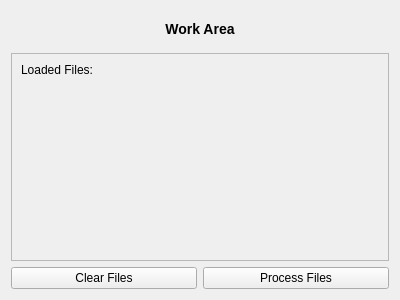
<?xml version="1.0" encoding="UTF-8"?>
<ui version="4.0">
 <class>WorkAreaWidget</class>
 <widget class="QWidget" name="WorkAreaWidget">
  <property name="geometry">
   <rect>
    <x>0</x>
    <y>0</y>
    <width>400</width>
    <height>300</height>
   </rect>
  </property>
  <property name="sizePolicy">
   <sizepolicy hsizetype="Expanding" vsizetype="Expanding">
    <horstretch>0</horstretch>
    <verstretch>0</verstretch>
   </sizepolicy>
  </property>
  <layout class="QVBoxLayout" name="verticalLayout">
   <item>
    <widget class="QLabel" name="workAreaTitle">
     <property name="text">
      <string>Work Area</string>
     </property>
     <property name="alignment">
      <set>Qt::AlignCenter</set>
     </property>
     <property name="styleSheet">
      <string>font-weight: bold; font-size: 14px; margin: 10px;</string>
     </property>
    </widget>
   </item>
   <item>
    <widget class="QScrollArea" name="fileScrollArea">
     <property name="widgetResizable">
      <bool>true</bool>
     </property>
     <widget class="QWidget" name="scrollAreaWidgetContents">
      <property name="geometry">
       <rect>
        <x>0</x>
        <y>0</y>
        <width>380</width>
        <height>230</height>
       </rect>
      </property>
      <layout class="QVBoxLayout" name="fileListLayout">
       <item>
        <widget class="QLabel" name="fileListLabel">
         <property name="text">
          <string>Loaded Files:</string>
         </property>
         <property name="alignment">
          <set>Qt::AlignLeft|Qt::AlignTop</set>
         </property>
        </widget>
       </item>
      </layout>
     </widget>
    </widget>
   </item>
   <item>
    <layout class="QHBoxLayout" name="actionButtonLayout">
     <item>
      <widget class="QPushButton" name="clearFilesButton">
       <property name="text">
        <string>Clear Files</string>
       </property>
      </widget>
     </item>
     <item>
      <widget class="QPushButton" name="processFilesButton">
       <property name="text">
        <string>Process Files</string>
       </property>
      </widget>
     </item>
    </layout>
   </item>
  </layout>
 </widget>
 <resources/>
 <connections/>
</ui>
